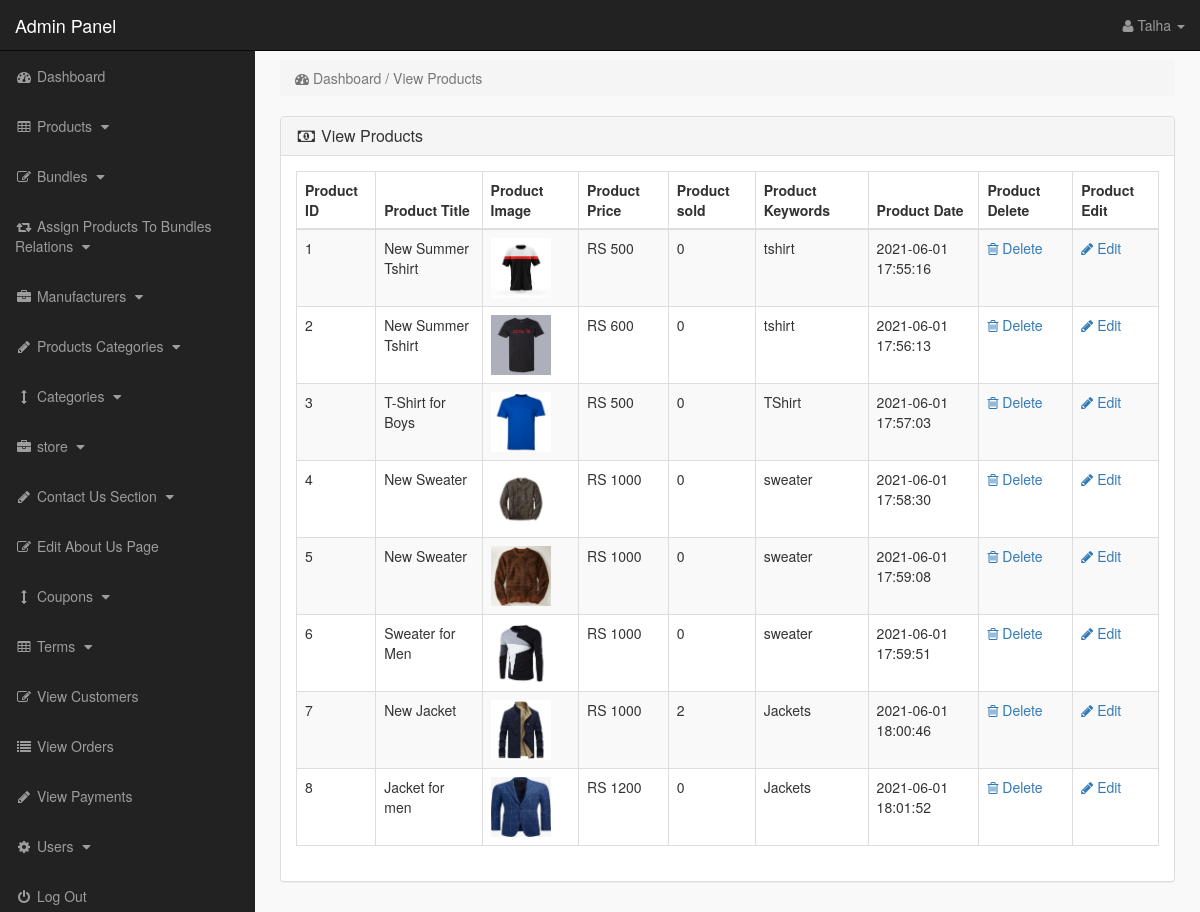
Page /admin_area/index.php?view_products (signed in) on the committed database.
### tables this page shows
CREATE TABLE `products` (
  `product_id` int(10) NOT NULL,
  `p_cat_id` int(10) NOT NULL,
  `cat_id` int(10) NOT NULL,
  `manufacturer_id` int(10) NOT NULL,
  `date` timestamp NOT NULL DEFAULT current_timestamp() ON UPDATE current_timestamp(),
  `product_title` text NOT NULL,
  `product_url` text NOT NULL,
  `product_img1` text NOT NULL,
  `product_img2` text NOT NULL,
  `product_img3` text NOT NULL,
  `product_price` int(10) NOT NULL,
  `product_psp_price` int(100) NOT NULL,
  `product_desc` text NOT NULL,
  `product_features` text NOT NULL,
  `product_video` text NOT NULL,
  `product_keywords` text NOT NULL,
  `product_label` text NOT NULL,
  `status` varchar(255) NOT NULL
);

### admin_area/view_products.php (the view)
<?php
if(!isset($_SESSION['admin_email'])){
echo "<script>window.open('login.php','_self')</script>";
}
else {
?>
<div class="row">
<div class="col-lg-12" >
<ol class="breadcrumb" >
<li class="active" >
<i class="fa fa-dashboard"></i> Dashboard / View Products
</li>
</ol>
</div>
</div>
<div class="row" >
<div class="col-lg-12" >
<div class="panel panel-default" >
<div class="panel-heading" >
<h3 class="panel-title" >
<i class="fa fa-money fa-fw" ></i> View Products
</h3>
</div>
<div class="panel-body" >
<div class="table-responsive" >
<table class="table table-bordered table-hover table-striped" >
<thead>
<tr>
<th>Product ID</th>
<th>Product Title</th>
<th>Product Image</th>
<th>Product Price</th>
<th>Product sold</th>
<th>Product Keywords</th>
<th>Product Date</th>
<th>Product Delete</th>
<th>Product Edit</th>
</tr>
</thead>
<tbody>
<?php
$i = 0;
$get_pro = "select * from products where status='product'";
$run_pro = mysqli_query($con,$get_pro);
while($row_pro=mysqli_fetch_array($run_pro)){
$pro_id = $row_pro['product_id'];
$pro_title = $row_pro['product_title'];
$pro_image = $row_pro['product_img1'];
$pro_price = $row_pro['product_price'];
$pro_keywords = $row_pro['product_keywords'];
$pro_date = $row_pro['date'];
$i++;
?>
<tr>
<td><?php echo $i; ?></td>
<td><?php echo $pro_title; ?></td>
<td><img src="product_images/<?php echo $pro_image; ?>" width="60" height="60"></td>
<td>RS <?php echo $pro_price; ?></td>
<td>
<?php
$get_sold = "select * from pending_orders where product_id='$pro_id'";
$run_sold = mysqli_query($con,$get_sold);
$count = mysqli_num_rows($run_sold);
echo $count;
?>
</td>
<td> <?php echo $pro_keywords; ?> </td>
<td><?php echo $pro_date; ?></td>
<td>
<a href="index.php?delete_product=<?php echo $pro_id; ?>">
<i class="fa fa-trash-o"> </i> Delete
</a>
</td>
<td>
<a href="index.php?edit_product=<?php echo $pro_id; ?>">
<i class="fa fa-pencil"> </i> Edit
</a>
</td>
</tr>
<?php } ?>
</tbody>
</table>
</div>
</div>
</div>
</div>
</div>
<?php } ?>

### admin_area/includes/sidebar.php (shortened to what this page needs)
<?php
if(!isset($_SESSION['admin_email'])){
echo "<script>window.open('login.php','_self')</script>";
}
else {
?>
<nav class="navbar navbar-inverse navbar-fixed-top" >
<div class="navbar-header" >
<a class="navbar-brand" href="index.php?dashboard" >Admin Panel</a>
</div>
<ul class="nav navbar-right top-nav" >
<li class="dropdown" >
<a href="#" class="dropdown-toggle" data-toggle="dropdown" >
<i class="fa fa-user" ></i>
<?php echo $admin_name; ?> <b class="caret" ></b>
</a>
</li>
</ul>
<div class="collapse navbar-collapse navbar-ex1-collapse">
<ul class="nav navbar-nav side-nav">
<li>
<a href="index.php?dashboard">
<i class="fa fa-fw fa-dashboard"></i> Dashboard
</a>
</li>
<li>
<a href="#" data-toggle="collapse" data-target="#products">
<i class="fa fa-fw fa-table"></i> Products
<i class="fa fa-fw fa-caret-down"></i>
</a>
</li>
<li>
<a href="#" data-toggle="collapse" data-target="#bundles">
<i class="fa fa-fw fa-edit"></i> Bundles
<i class="fa fa-fw fa-caret-down"></i>
</a>
</li>
<li>
<a href="#" data-toggle="collapse" data-target="#relations">
<i class="fa fa-fw fa-retweet"></i> Assign Products To Bundles Relations
<i class="fa fa-fw fa-caret-down"></i>
</a>
</li>
<li>
<a href="#" data-toggle="collapse" data-target="#manufacturers">
<i class="fa fa-fw fa-briefcase"></i> Manufacturers
<i class="fa fa-fw fa-caret-down"></i>
</a>
</li>
<li>
<a href="#" data-toggle="collapse" data-target="#p_cat">
<i class="fa fa-fw fa-pencil"></i> Products Categories
<i class="fa fa-fw fa-caret-down"></i>
</a>
</li>
<li>
<a href="#" data-toggle="collapse" data-target="#cat">
<i class="fa fa-fw fa-arrows-v"></i> Categories
<i class="fa fa-fw fa-caret-down"></i>
</a>
</li>
<li>
<a href="#" data-toggle="collapse" data-target="#store">
<i class="fa fa-fw fa-briefcase"></i> store
<i class="fa fa-fw fa-caret-down"></i>
</a>
</li>
<li>
<a href="#" data-toggle="collapse" data-target="#contact_us">
<i class="fa fa-fw fa-pencil"> </i> Contact Us Section
<i class="fa fa-fw fa-caret-down"></i>
</a>
</li>
<li>
<a href="index.php?edit_about_us">
<i class="fa fa-fw fa-edit"></i> Edit About Us Page
</a>
</li>
<li>
<a href="#" data-toggle="collapse" data-target="#coupons">
<i class="fa fa-fw fa-arrows-v"></i> Coupons
<i class="fa fa-fw fa-caret-down"></i>
</a>
</li>
<li>
<a href="#" data-toggle="collapse" data-target="#terms" >
<i class="fa fa-fw fa-table"></i> Terms
<i class="fa fa-fw fa-caret-down"></i>
</a>
</li>
<li>
<a href="index.php?view_customers">
<i class="fa fa-fw fa-edit"></i> View Customers
</a>
</li>
<li>
<a href="index.php?view_orders">
<i class="fa fa-fw fa-list"></i> View Orders
</a>
</li>
<li>
<a href="index.php?view_payments">
<i class="fa fa-fw fa-pencil"></i> View Payments
</a>
</li>
<li>
<a href="#" data-toggle="collapse" data-target="#users">
<i class="fa fa-fw fa-gear"></i> Users
<i class="fa fa-fw fa-caret-down"></i>
</a>
</li>
<li>
<a href="logout.php">
<i class="fa fa-fw fa-power-off"></i> Log Out
</a>
</li>
</ul>
</div>
</nav>
<?php } ?>

### admin_area/css/style.css (style rules this page uses)
body { margin-top:100px; }
@media (min-width: 768px) { body { margin-top:50px; } }
.top-nav { padding:0 15px; }
.top-nav>li { display:inline-block; float:left; }
.top-nav>li>a { padding-top:15px; padding-bottom:15px; line-height:20px; color:#999; }
@media (min-width: 768px) { .side-nav { position:fixed; top:51px; width:255px; border-radius:0; overflow-y:auto; background-color: #222; bottom:0; overflow-x:hidden; padding-bottom:40px; } }
@media (min-width: 768px) { .side-nav>li>a { width:255px; } }
.panel-body { border-radius:5px; }

### rows in the picture
products: product_title "New Summer Tshirt", product_img1 (picture), product_price "500", count "0", product_keywords "tshirt", date "2021-06-01 17:55:16"
products: product_title "New Summer Tshirt", product_img1 (picture), product_price "600", count "0", product_keywords "tshirt", date "2021-06-01 17:56:13"
products: product_title "T-Shirt for Boys", product_img1 (picture), product_price "500", count "0", product_keywords "TShirt", date "2021-06-01 17:57:03"
products: product_title "New Sweater", product_img1 (picture), product_price "1000", count "0", product_keywords "sweater", date "2021-06-01 17:58:30"
products: product_title "New Sweater", product_img1 (picture), product_price "1000", count "0", product_keywords "sweater", date "2021-06-01 17:59:08"
products: product_title "Sweater for Men", product_img1 (picture), product_price "1000", count "0", product_keywords "sweater", date "2021-06-01 17:59:51"
products: product_title "New Jacket", product_img1 (picture), product_price "1000", count "2", product_keywords "Jackets", date "2021-06-01 18:00:46"
products: product_title "Jacket for men", product_img1 (picture), product_price "1200", count "0", product_keywords "Jackets", date "2021-06-01 18:01:52"

### other values in the picture
$admin_name "Talha"
